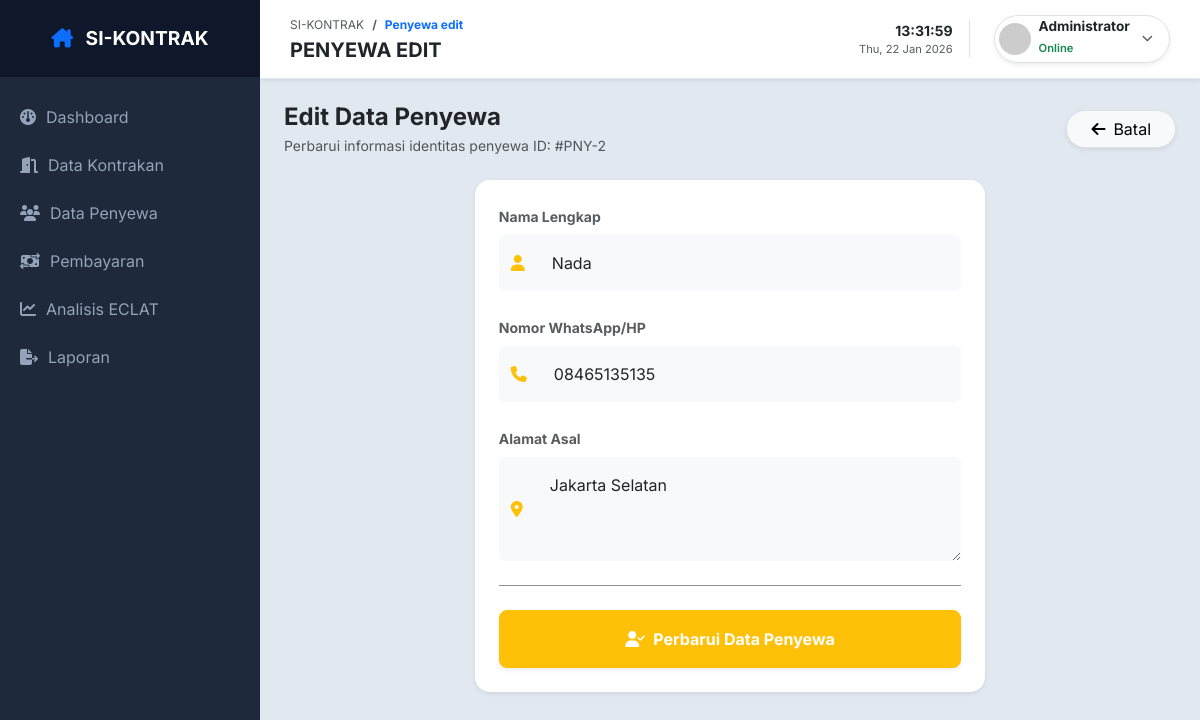
The app's page /index.php?page=penyewa_edit&id=2 (signed in), older data.
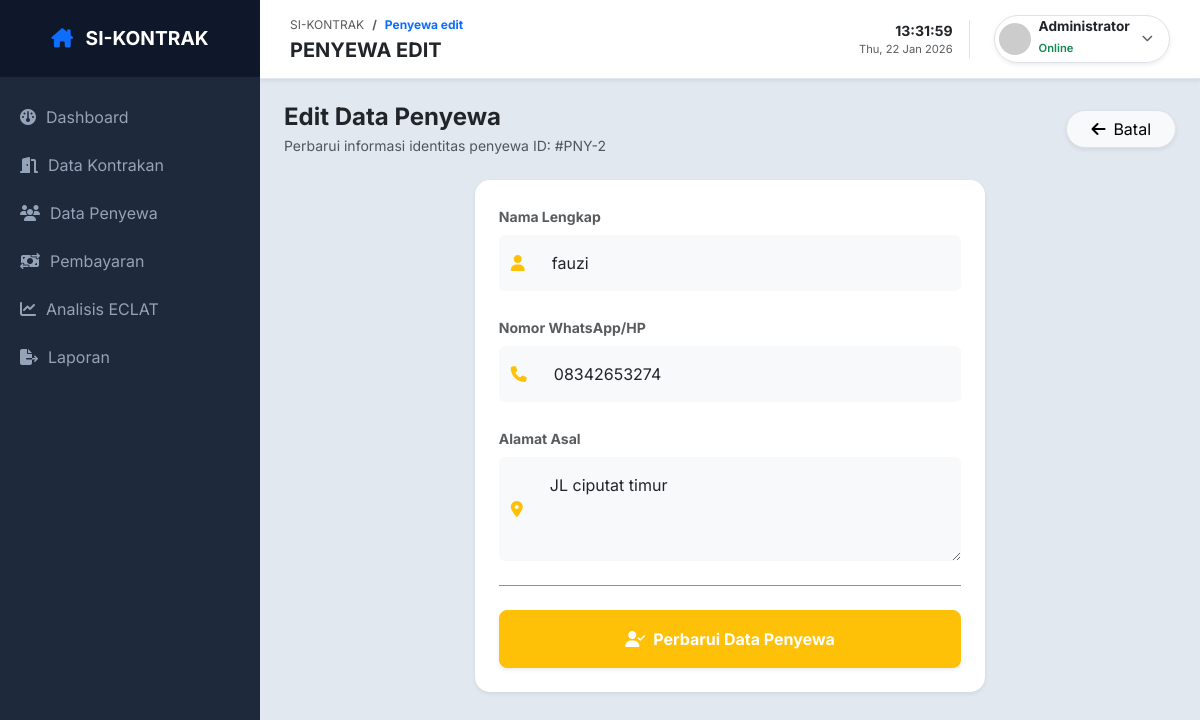
The same page, newer data.
### tables this page shows
CREATE TABLE `penyewa` (
  `id_penyewa` int(11) NOT NULL,
  `nama_penyewa` varchar(100) NOT NULL,
  `id_kontrakan` int(11) DEFAULT NULL,
  `no_hp` varchar(20) DEFAULT NULL,
  `alamat` text DEFAULT NULL
);

### master/edit_penyewa.php (the view, shortened to what this page needs)
<?php
$id = isset($_GET['id']) ? mysqli_real_escape_string($conn, $_GET['id']) : '';
$query_get = mysqli_query($conn, "SELECT * FROM penyewa WHERE id_penyewa = '$id'");
$data_lama = mysqli_fetch_assoc($query_get);
?>
<div class="d-flex justify-content-between align-items-center mb-4" data-aos="fade-right">
    <div>
        <h4 class="fw-bold mb-1 text-dark">Edit Data Penyewa</h4>
        <p class="text-muted small mb-0">Perbarui informasi identitas penyewa ID: #PNY-<?= $id ?></p>
    </div>
    <a href="index.php?page=penyewa" class="btn btn-light px-4 shadow-sm rounded-pill border">
        <i class="fa-solid fa-arrow-left me-2"></i>Batal
    </a>
</div>
<div class="row justify-content-center" data-aos="fade-up">
    <div class="col-md-7">
        <div class="card border-0 shadow-sm" style="border-radius: 15px;">
            <div class="card-body p-4">
                <form action="" method="POST">
                    <div class="mb-4">
                        <label class="form-label fw-bold text-muted small uppercase">Nama Lengkap</label>
                        <div class="input-group">
                            <span class="input-group-text bg-light border-0"><i class="fa-solid fa-user text-warning"></i></span>
                            <input type="text" name="nama_penyewa" class="form-control bg-light border-0 p-3"
                                   value="<?= htmlspecialchars($data_lama['nama_penyewa']) ?>" required>
                        </div>
                    </div>
                    <div class="mb-4">
                        <label class="form-label fw-bold text-muted small uppercase">Nomor WhatsApp/HP</label>
                        <div class="input-group">
                            <span class="input-group-text bg-light border-0"><i class="fa-solid fa-phone text-warning"></i></span>
                            <input type="number" name="no_hp" class="form-control bg-light border-0 p-3"
                                   value="<?= $data_lama['no_hp'] ?>" required>
                        </div>
                    </div>
                    <div class="mb-4">
                        <label class="form-label fw-bold text-muted small uppercase">Alamat Asal</label>
                        <div class="input-group">
                            <span class="input-group-text bg-light border-0"><i class="fa-solid fa-location-dot text-warning"></i></span>
                            <textarea name="alamat" class="form-control bg-light border-0 p-3" rows="3" required><?= htmlspecialchars($data_lama['alamat']) ?></textarea>
                        </div>
                    </div>
                    <hr class="my-4 opacity-50">
                    <div class="d-grid">
                        <button type="submit" name="update" class="btn btn-warning p-3 shadow-sm rounded-3 fw-bold text-white">
                            <i class="fa-solid fa-user-check me-2"></i>Perbarui Data Penyewa
                        </button>
                    </div>
                </form>
            </div>
        </div>
    </div>
</div>

Row changes from the older to the newer data that the page shows:
changed penyewa: nama_penyewa "Nada" → "fauzi"; no_hp "08465135135" → "08342653274"; alamat "Jakarta Selatan" → "JL ciputat timur"
